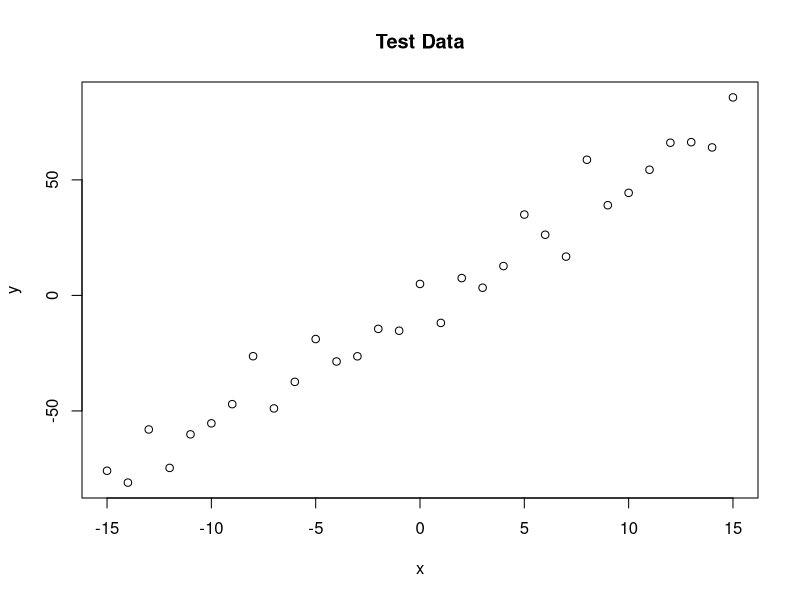
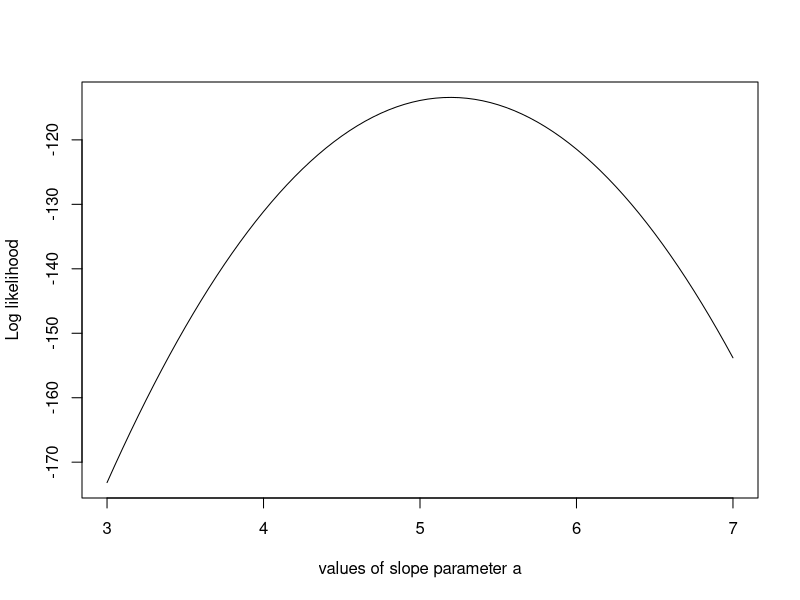

The R script that drew these images, in order: (Note: this script raises an error after producing the figures.)
## ---- chunk 1
knitr::opts_chunk$set(echo = TRUE)

 
trueA <- 5
trueB <- 0
trueSd <- 10
sampleSize <- 31
 
# create independent x-values 
x <- (-(sampleSize-1)/2):((sampleSize-1)/2)
# create dependent values according to ax + b + N(0,sd)
y <-  trueA * x + trueB + rnorm(n=sampleSize,mean=0,sd=trueSd)
 
plot(x,y, main="Test Data")
## ---- chunk 2
# param is a vector of parameter values for A, B, and Sd, respectively, drawn from the sample data. 
likelihood <- function(param){
    a = param[1]
    b = param[2]
    sd = param[3]
     
    pred = a*x + b
    singlelikelihoods = dnorm(y, mean = pred, sd = sd, log = T)
    sumll = sum(singlelikelihoods)
    return(sumll)   
}
 
# Example: plot the likelihood profile of the slope a
slopevalues <- function(x){return(likelihood(c(x, trueB, trueSd)))}
slopelikelihoods <- lapply(seq(3, 7, by=.05), slopevalues )
plot (seq(3, 7, by=.05), slopelikelihoods , type="l", xlab = "values of slope parameter a", ylab = "Log likelihood")
## ---- chunk 3
# param is a vector of parameter values for A, B, and Sd, respectively, drawn from the sample data. 
prior <- function(param){
    a = param[1]
    b = param[2]
    sd = param[3]
     
    pred = a*x + b
    singlePrior.a = dnorm(y, mean = a, sd = sd, log = T)
    sumll = sum(singlelikelihoods)
    return(sumll)   
}
## ---- chunk 4
posterior <- function(param){
   return (likelihood(param) + prior(param))

}
## ---- chunk 5
proposalfunction <- function(param){
    return(rnorm(3,mean = param, sd= c(0.1,0.5,0.3)))
}
 
run_metropolis_MCMC <- function(startvalue, iterations){
    chain = array(dim = c(iterations+1,3))
    chain[1,] = startvalue
    for (i in 1:iterations){
        proposal = proposalfunction(chain[i,])
         
        probab = exp(posterior(proposal) - posterior(chain[i,]))
        if (runif(1) < probab){
            chain[i+1,] = proposal
        }else{
            chain[i+1,] = chain[i,]
        }
    }
    return(chain)
}
 
startvalue = c(4,0,10)
chain = run_metropolis_MCMC(startvalue, 10000)
 
burnIn = 5000
acceptance = 1-mean(duplicated(chain[-(1:burnIn),]))
